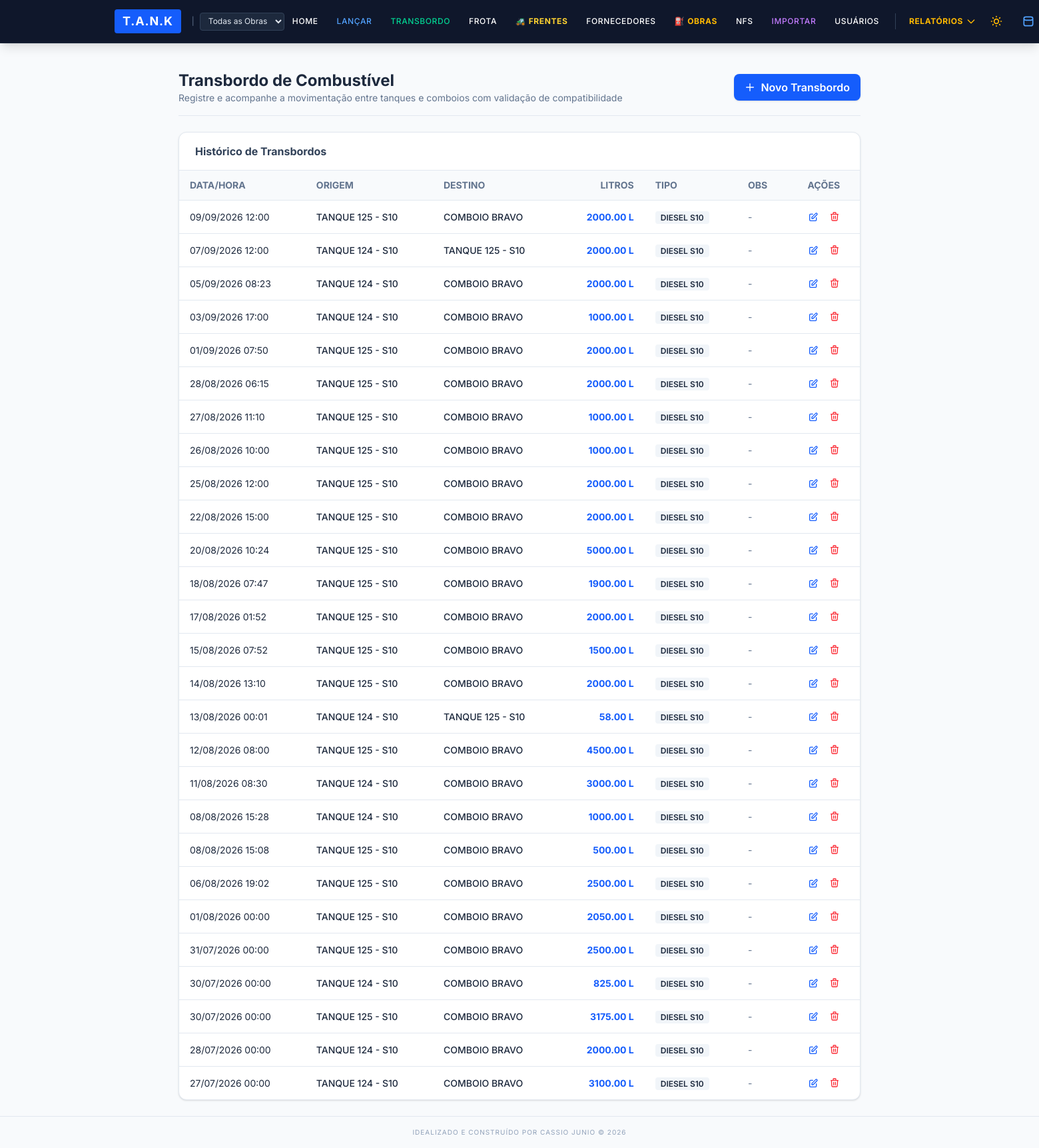
The app's page /transferencia (signed in) with its own data.
### app/models.py (models this page shows, shortened)
class Transferencia(db.Model):
    __tablename__ = 'transferencias'
    id = db.Column(db.Integer, primary_key=True)
    data_hora = db.Column(db.DateTime, default=datetime.utcnow, nullable=False)
    litros = db.Column(db.Float, nullable=False)
    tipo_combustivel = db.Column(db.String(20), nullable=False, default='S10')
    observacao = db.Column(db.String(200))
    origem_id = db.Column(db.Integer, db.ForeignKey('fornecedores.id'), nullable=False)
    destino_id = db.Column(db.Integer, db.ForeignKey('fornecedores.id'), nullable=False)
    usuario_id = db.Column(db.Integer, db.ForeignKey('usuarios.id'))
    obra_id = db.Column(db.Integer, db.ForeignKey('obras.id'), nullable=True, index=True)
    origem = db.relationship('Fornecedor', foreign_keys=[origem_id])
    destino = db.relationship('Fornecedor', foreign_keys=[destino_id])

class Fornecedor(db.Model):
    __tablename__ = 'fornecedores'
    id = db.Column(db.Integer, primary_key=True)
    nome = db.Column(db.String(100), unique=True, nullable=False, index=True)
    tipo_origem = db.Column(db.String(30), default='Interno')
    capacidade_litros = db.Column(db.Float, nullable=True)
    ativo = db.Column(db.Boolean, default=True, nullable=False)
    obra_id = db.Column(db.Integer, db.ForeignKey('obras.id'), nullable=True, index=True)
    estoque_inicial = db.Column(db.Float, default=0.0, nullable=True)  # Saldo inicial do tanque
    categoria_tanque = db.Column(db.String(30), default='Tanque', nullable=True)  # 'Tanque', 'Comboio', 'Posto Externo'
    tipo_combustivel = db.Column(db.String(50), default='DIESEL S10', nullable=True)  # 'DIESEL S10', 'DIESEL S500', 'GASOLINA COMUM', etc.
    abastecimentos = db.relationship('Abastecimento', backref='fornecedor_rel', lazy=True)

### app/routes/operacoes.py (the view, shortened to what this page needs)
@operacoes_bp.route('/transferencia', methods=['GET', 'POST'])
@lancador_required
def transferencia():
    return render_template(
        'transferencia.html',
        postos_internos=Fornecedor.query.filter_by(tipo_origem='Interno', ativo=True).order_by(Fornecedor.nome).all(),
        transferencias=Transferencia.query.order_by(Transferencia.data_hora.desc()).limit(50).all()
    )

### app/models.py (called while the page is built)
@login_manager.user_loader
def load_user(user_id):
    return Usuario.query.get(int(user_id))

    @property
    def is_admin(self):
        return self.nivel_acesso == 'administrador'

    @property
    def is_lancador(self):
        return self.nivel_acesso in ['administrador', 'lancador']

    @property
    def is_global(self):
        return self.acesso_global or self.is_admin

### app/routes/auth.py (called while the page is built)
def lancador_required(f):
    @wraps(f)
    def decorated_function(*args, **kwargs):
        if not current_user.is_authenticated or not current_user.is_lancador:
            flash('Acesso negado. Você não tem permissão para realizar lançamentos.', 'danger')
            return redirect(url_for('dashboard.index'))
        return f(*args, **kwargs)
    return decorated_function

### app/templates/transferencia.html (shortened to what this page needs)
{% extends "base.html" %}
{% block content %}
<div class="max-w-5xl mx-auto space-y-6"
     x-data="{
         openModal: false,
         editMode: false,
         transfEdit: {},
         abrirNovo() {
             const now = new Date();
             const localISO = new Date(now.getTime() - now.getTimezoneOffset() * 60000).toISOString().slice(0, 16);
             this.transfEdit = { data_hora: localISO, tipo_combustivel: 'DIESEL S10' };
             this.editMode = false;
             this.openModal = true;
         },
         aoMudarOrigem(event) {
             const opt = event.target.options[event.target.selectedIndex];
             if (opt) {
                 const comb = opt.getAttribute('data-combustivel');
                 if (comb) {
                     this.transfEdit.tipo_combustivel = comb;
                 }
                 if (this.transfEdit.destino_id === this.transfEdit.origem_id) {
                     this.transfEdit.destino_id = '';
                 }
             }
         }
     }"
     x-init="
         const params = new URLSearchParams(window.location.search);
         const editarId = params.get('editar');
         if (editarId) {
             fetch('/api/transferencia/' + editarId)
                 .then(r => r.json())
                 .then(data => {
                     transfEdit = data;
                     editMode = true;
                     openModal = true;
                 });
         }
     ">
    <div class="flex flex-col sm:flex-row sm:items-center sm:justify-between border-b border-slate-200 dark:border-slate-700 pb-4">
        <div>
            <h1 class="text-2xl font-bold text-slate-800 dark:text-slate-100">Transbordo de Combustível</h1>
            <p class="text-slate-500 dark:text-slate-400 text-sm">Registre e acompanhe a movimentação entre tanques e comboios com validação de compatibilidade</p>
        </div>
        <button @click="abrirNovo()"
                class="mt-3 sm:mt-0 bg-blue-600 hover:bg-blue-700 text-white px-4 py-2 rounded-lg font-semibold shadow-sm transition flex items-center gap-2">
            <svg class="w-4 h-4" fill="none" stroke="currentColor" viewBox="0 0 24 24">
                <path stroke-linecap="round" stroke-linejoin="round" stroke-width="2" d="M12 4v16m8-8H4"></path>
            </svg>
            Novo Transbordo
        </button>
    </div>
    <div class="bg-white dark:bg-slate-800 rounded-xl shadow-sm border border-slate-200 dark:border-slate-700 overflow-hidden">
        <div class="px-6 py-4 border-b border-slate-200 dark:border-slate-700">
            <h3 class="font-bold text-slate-700 dark:text-slate-300">Histórico de Transbordos</h3>
        </div>
        {% if transferencias %}
        <div class="overflow-x-auto">
            <table class="min-w-full divide-y divide-slate-200 dark:divide-slate-700 text-sm">
                <thead class="bg-slate-50 dark:bg-slate-900/50 text-slate-500 dark:text-slate-400 font-semibold uppercase">
                    <tr>
                        <th class="px-4 py-3 text-left">Data/Hora</th>
                        <th class="px-4 py-3 text-left">Origem</th>
                        <th class="px-4 py-3 text-left">Destino</th>
                        <th class="px-4 py-3 text-right">Litros</th>
                        <th class="px-4 py-3 text-left">Tipo</th>
                        <th class="px-4 py-3 text-left">Obs</th>
                        <th class="px-4 py-3 text-center">Ações</th>
                    </tr>
                </thead>
                <tbody class="divide-y divide-slate-200 dark:divide-slate-700">
                    {% for t in transferencias %}
                    <tr class="hover:bg-slate-50 dark:hover:bg-slate-700/50 transition">
                        <td class="px-4 py-3 whitespace-nowrap">{{ t.data_hora.strftime('%d/%m/%Y %H:%M') }}</td>
                        <td class="px-4 py-3 whitespace-nowrap font-medium text-slate-800 dark:text-slate-200">{{ t.origem.nome }}</td>
                        <td class="px-4 py-3 whitespace-nowrap font-medium text-slate-800 dark:text-slate-200">{{ t.destino.nome }}</td>
                        <td class="px-4 py-3 whitespace-nowrap text-right font-bold text-blue-600">{{ "%.2f"|format(t.litros) }} L</td>
                        <td class="px-4 py-3 whitespace-nowrap">
                            <span class="px-2 py-0.5 rounded text-xs font-semibold bg-slate-100 dark:bg-slate-700 text-slate-800 dark:text-slate-200">
                                {{ t.tipo_combustivel }}
                            </span>
                        </td>
                        <td class="px-4 py-3 max-w-xs truncate text-slate-500">{{ t.observacao or '-' }}</td>
                        <td class="px-4 py-3 text-center">
                            <div class="flex items-center justify-center gap-2">
                                <button @click="openModal = true; editMode = true; transfEdit = {
                                    id: '{{ t.id }}',
                                    data_hora: '{{ t.data_hora.strftime('%Y-%m-%dT%H:%M') }}',
                                    origem_id: '{{ t.origem_id }}',
                                    destino_id: '{{ t.destino_id }}',
                                    litros: '{{ t.litros }}',
                                    tipo_combustivel: '{{ t.tipo_combustivel }}',
                                    observacao: '{{ t.observacao or '' }}'
                                }" class="text-blue-600 hover:text-blue-800 dark:text-blue-400 dark:hover:text-blue-300 transition p-1" title="Editar">
                                    <svg class="w-4 h-4" fill="none" stroke="currentColor" viewBox="0 0 24 24"><path stroke-linecap="round" stroke-linejoin="round" stroke-width="2" d="M11 5H6a2 2 0 00-2 2v11a2 2 0 002 2h11a2 2 0 002-2v-5m-1.414-9.414a2 2 0 112.828 2.828L11.828 15H9v-2.828l8.586-8.586z"></path></svg>
                                </button>
                                <form action="{{ url_for('operacoes.excluir_transferencia', id=t.id) }}" method="POST" class="inline"
                                      onsubmit="return confirm('Tem certeza que deseja estornar este transbordo?')">
                                    <button type="submit" class="text-red-500 hover:text-red-700 dark:hover:text-red-400 transition p-1" title="Excluir">
                                        <svg class="w-4 h-4" fill="none" stroke="currentColor" viewBox="0 0 24 24"><path stroke-linecap="round" stroke-linejoin="round" stroke-width="2" d="M19 7l-.867 12.142A2 2 0 0116.138 21H7.862a2 2 0 01-1.995-1.858L5 7m5 4v6m4-6v6m1-10V4a1 1 0 00-1-1h-4a1 1 0 00-1 1v3M4 7h16"></path></svg>
                                    </button>
                                </form>
                            </div>
                        </td>
                    </tr>
                    {% endfor %}
                </tbody>
            </table>
        </div>
        {% else %}
        <div class="text-center py-10 text-slate-500">
            Nenhum transbordo registrado ainda.
        </div>
        {% endif %}
    </div>
</div>
{% endblock %}

### app/templates/base.html (style rules this page uses)
body { font-family: 'Inter', sans-serif; }

### records on screen
Transferencia: data_hora "09/09/2026 12:00", origem.nome "TANQUE 125 - S10", destino.nome "COMBOIO BRAVO", litros "2000.00", tipo_combustivel "DIESEL S10", observacao "-"
Transferencia: data_hora "07/09/2026 12:00", origem.nome "TANQUE 124 - S10", destino.nome "TANQUE 125 - S10", litros "2000.00", tipo_combustivel "DIESEL S10", observacao "-"
Transferencia: data_hora "05/09/2026 08:23", origem.nome "TANQUE 124 - S10", destino.nome "COMBOIO BRAVO", litros "2000.00", tipo_combustivel "DIESEL S10", observacao "-"
Transferencia: data_hora "03/09/2026 17:00", origem.nome "TANQUE 124 - S10", destino.nome "COMBOIO BRAVO", litros "1000.00", tipo_combustivel "DIESEL S10", observacao "-"
Transferencia: data_hora "01/09/2026 07:50", origem.nome "TANQUE 125 - S10", destino.nome "COMBOIO BRAVO", litros "2000.00", tipo_combustivel "DIESEL S10", observacao "-"
Transferencia: data_hora "28/08/2026 06:15", origem.nome "TANQUE 125 - S10", destino.nome "COMBOIO BRAVO", litros "2000.00", tipo_combustivel "DIESEL S10", observacao "-"
Transferencia: data_hora "27/08/2026 11:10", origem.nome "TANQUE 125 - S10", destino.nome "COMBOIO BRAVO", litros "1000.00", tipo_combustivel "DIESEL S10", observacao "-"
Transferencia: data_hora "26/08/2026 10:00", origem.nome "TANQUE 125 - S10", destino.nome "COMBOIO BRAVO", litros "1000.00", tipo_combustivel "DIESEL S10", observacao "-"
Transferencia: data_hora "25/08/2026 12:00", origem.nome "TANQUE 125 - S10", destino.nome "COMBOIO BRAVO", litros "2000.00", tipo_combustivel "DIESEL S10", observacao "-"
Transferencia: data_hora "22/08/2026 15:00", origem.nome "TANQUE 125 - S10", destino.nome "COMBOIO BRAVO", litros "2000.00", tipo_combustivel "DIESEL S10", observacao "-"
Transferencia: data_hora "20/08/2026 10:24", origem.nome "TANQUE 125 - S10", destino.nome "COMBOIO BRAVO", litros "5000.00", tipo_combustivel "DIESEL S10", observacao "-"
Transferencia: data_hora "18/08/2026 07:47", origem.nome "TANQUE 125 - S10", destino.nome "COMBOIO BRAVO", litros "1900.00", tipo_combustivel "DIESEL S10", observacao "-"
Transferencia: data_hora "17/08/2026 01:52", origem.nome "TANQUE 125 - S10", destino.nome "COMBOIO BRAVO", litros "2000.00", tipo_combustivel "DIESEL S10", observacao "-"
Transferencia: data_hora "15/08/2026 07:52", origem.nome "TANQUE 125 - S10", destino.nome "COMBOIO BRAVO", litros "1500.00", tipo_combustivel "DIESEL S10", observacao "-"
Transferencia: data_hora "14/08/2026 13:10", origem.nome "TANQUE 125 - S10", destino.nome "COMBOIO BRAVO", litros "2000.00", tipo_combustivel "DIESEL S10", observacao "-"
Transferencia: data_hora "13/08/2026 00:01", origem.nome "TANQUE 124 - S10", destino.nome "TANQUE 125 - S10", litros "58.00", tipo_combustivel "DIESEL S10", observacao "-"
Transferencia: data_hora "12/08/2026 08:00", origem.nome "TANQUE 125 - S10", destino.nome "COMBOIO BRAVO", litros "4500.00", tipo_combustivel "DIESEL S10", observacao "-"
Transferencia: data_hora "11/08/2026 08:30", origem.nome "TANQUE 124 - S10", destino.nome "COMBOIO BRAVO", litros "3000.00", tipo_combustivel "DIESEL S10", observacao "-"
Transferencia: data_hora "08/08/2026 15:28", origem.nome "TANQUE 124 - S10", destino.nome "COMBOIO BRAVO", litros "1000.00", tipo_combustivel "DIESEL S10", observacao "-"
Transferencia: data_hora "08/08/2026 15:08", origem.nome "TANQUE 125 - S10", destino.nome "COMBOIO BRAVO", litros "500.00", tipo_combustivel "DIESEL S10", observacao "-"
Transferencia: data_hora "06/08/2026 19:02", origem.nome "TANQUE 125 - S10", destino.nome "COMBOIO BRAVO", litros "2500.00", tipo_combustivel "DIESEL S10", observacao "-"
Transferencia: data_hora "01/08/2026 00:00", origem.nome "TANQUE 125 - S10", destino.nome "COMBOIO BRAVO", litros "2050.00", tipo_combustivel "DIESEL S10", observacao "-"
Transferencia: data_hora "31/07/2026 00:00", origem.nome "TANQUE 125 - S10", destino.nome "COMBOIO BRAVO", litros "2500.00", tipo_combustivel "DIESEL S10", observacao "-"
Transferencia: data_hora "30/07/2026 00:00", origem.nome "TANQUE 124 - S10", destino.nome "COMBOIO BRAVO", litros "825.00", tipo_combustivel "DIESEL S10", observacao "-"
Transferencia: data_hora "30/07/2026 00:00", origem.nome "TANQUE 125 - S10", destino.nome "COMBOIO BRAVO", litros "3175.00", tipo_combustivel "DIESEL S10", observacao "-"
Transferencia: data_hora "28/07/2026 00:00", origem.nome "TANQUE 124 - S10", destino.nome "COMBOIO BRAVO", litros "2000.00", tipo_combustivel "DIESEL S10", observacao "-"
Transferencia: data_hora "27/07/2026 00:00", origem.nome "TANQUE 124 - S10", destino.nome "COMBOIO BRAVO", litros "3100.00", tipo_combustivel "DIESEL S10", observacao "-"
